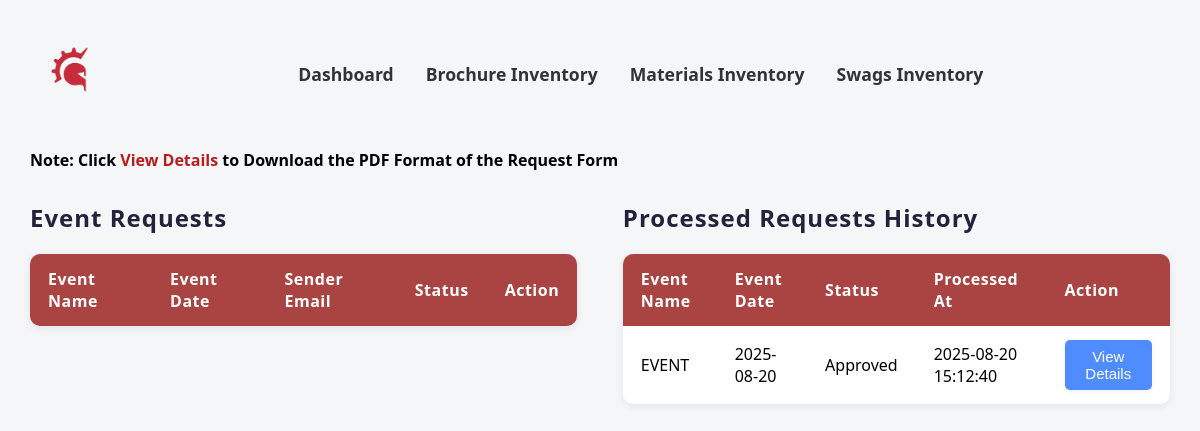
Before: /admin/admin_request.php (signed in) with the older database file.
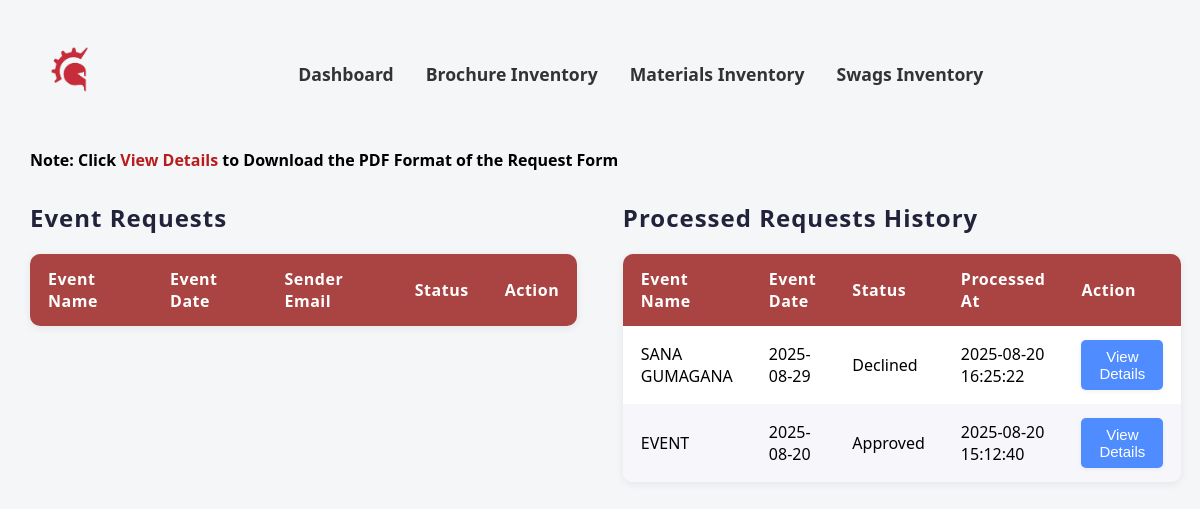
After: the same page with the newer database file.
### tables this page shows
CREATE TABLE `event_form_history` (
  `event_form_id` int(11) NOT NULL,
  `event_name` varchar(255) DEFAULT NULL,
  `event_title` varchar(255) DEFAULT NULL,
  `event_date` date DEFAULT NULL,
  `sender_email` varchar(255) DEFAULT NULL,
  `date_time_ingress` datetime DEFAULT NULL,
  `date_time_egress` datetime DEFAULT NULL,
  `place` varchar(255) DEFAULT NULL,
  `location` varchar(255) DEFAULT NULL,
  `sponsorship_budg` enum('Free','Sponsorship','','') NOT NULL,
  `target_audience` varchar(255) DEFAULT NULL,
  `number_audience` int(11) DEFAULT NULL,
  `set_up` varchar(255) DEFAULT NULL,
  `booth_size` varchar(255) DEFAULT NULL,
  `booth_inclusion` varchar(255) DEFAULT NULL,
  `number_tables` int(11) DEFAULT NULL,
  `number_chairs` int(11) DEFAULT NULL,
  `speaking_slot` varchar(255) DEFAULT NULL,
  `date_time` datetime DEFAULT NULL,
  `program_target` varchar(255) DEFAULT NULL,
  `technical_team` varchar(255) DEFAULT NULL,
  `trainer_needed` varchar(255) DEFAULT NULL,
  `ready_to_use` varchar(255) DEFAULT NULL,
  `provide_materials` varchar(255) DEFAULT NULL,
  `created_at` datetime DEFAULT NULL,
  `request_status` varchar(50) DEFAULT NULL,
  `processed_at` datetime DEFAULT NULL,
  `user_id` int(11) DEFAULT NULL,
  `request_mats` int(11) DEFAULT NULL
);

### admin/admin_request.php (the view, shortened to what this page needs)
<?php
$connection = CONNECTIVITY();
function fetch_requested_materials($connection, $mat_id) {
    $materials = [];
    if ($mat_id) {
        $stmt = mysqli_prepare($connection, "SELECT * FROM material_request_form WHERE request_mats = ?");
        mysqli_stmt_bind_param($stmt, "i", $mat_id);
        mysqli_stmt_execute($stmt);
        $mat_result = mysqli_stmt_get_result($stmt);
        while ($mat_row = mysqli_fetch_assoc($mat_result)) {
            $materials[] = [
                'Brochure' => [
                    'name' => $mat_row['name_brochures'],
                    'qty' => $mat_row['brochure_quantity']
                ],
                'Swag' => [
                    'name' => $mat_row['name_swag'],
                    'qty' => $mat_row['swag_quantity']
                ],
                'Marketing Material' => [
                    'name' => $mat_row['name_material'],
                    'qty' => $mat_row['material_quantity']
                ]
            ];
        }
    }
    return $materials;
}
$history_per_page = 10;
$history_page = isset($_GET['history_page']) ? max(1, intval($_GET['history_page'])) : 1;
$history_offset = ($history_page - 1) * $history_per_page;
$history_query = "SELECT h.event_form_id, h.event_name, h.event_title, h.event_date,
    COALESCE(h.sender_email, u.email) AS sender_email,
    h.date_time_ingress, h.date_time_egress, h.place, h.location, h.sponsorship_budg,
    h.target_audience, h.number_audience, h.set_up, h.booth_size, h.booth_inclusion,
    h.number_tables, h.number_chairs, h.speaking_slot, h.date_time, h.program_target,
    h.technical_team, h.trainer_needed, h.ready_to_use, h.provide_materials,
    h.created_at, h.user_id, h.request_mats, h.request_status, h.processed_at
    FROM event_form_history h
    LEFT JOIN users u ON h.user_id = u.user_id
    ORDER BY h.processed_at DESC LIMIT ? OFFSET ?";
$stmt = mysqli_prepare($connection, $history_query);
mysqli_stmt_bind_param($stmt, "ii", $history_per_page, $history_offset);
mysqli_stmt_execute($stmt);
$history_result = mysqli_stmt_get_result($stmt);
$history_requests = [];
while ($row = mysqli_fetch_assoc($history_result)) {
    $row['requested_materials'] = fetch_requested_materials($connection, intval($row['request_mats']));
    $history_requests[] = $row;
}
?>
<!DOCTYPE html>
<html lang="en">
<head>
    <link rel="stylesheet" href="../CSS/admin_request.css">
</head>
<body>
    <nav>
        <a href="admin.php"><img src="../images/images__1_-removebg-preview.png" alt="Company Logo"></a>
        <div class="nav-container">
            <a href="admin.php">Dashboard</a>
            <a href="brochure_inventory.php">Brochure Inventory</a>
            <a href="marketing_inventory.php">Materials Inventory</a>
            <a href="swags_inventory.php">Swags Inventory</a>
        </div>
    </nav>
      <h4>Note: Click <span style="color:#b91c1c;">View Details</span> to Download the PDF Format of the Request Form</h4>
    <div class="tables-flex">
        <div class="table-container">
            <h2>Event Requests</h2>
            <table>
                <thead>
                    <tr>
                        <th>Event Name</th>
                        <th>Event Date</th>
                        <th>Sender Email</th>
                        <th>Status</th>
                        <th>Action</th>
                    </tr>
                </thead>
            </table>
        </div>
        <div class="table-container">
            <h2>Processed Requests History</h2>
            <table>
                <thead>
                    <tr>
                        <th>Event Name</th>
                        <th>Event Date</th>
                        <th>Status</th>
                        <th>Processed At</th>
                        <th>Action</th>
                    </tr>
                </thead>
                <tbody>
                <?php foreach($history_requests as $row): ?>
                    <tr>
                        <td><?= htmlspecialchars($row['event_name']); ?></td>
                        <td><?= htmlspecialchars($row['event_date']); ?></td>
                        <td><?= htmlspecialchars($row['request_status']); ?></td>
                        <td><?= htmlspecialchars($row['processed_at']); ?></td>
                        <td>
                            <button
                                class="view-request"
                                data-request='<?= json_encode($row, JSON_HEX_TAG | JSON_HEX_APOS | JSON_HEX_QUOT | JSON_HEX_AMP); ?>'
                                data-materials='<?= json_encode($row['requested_materials'], JSON_HEX_TAG | JSON_HEX_APOS | JSON_HEX_QUOT | JSON_HEX_AMP); ?>'
                            >View Details</button>
                        </td>
                    </tr>
                <?php endforeach; ?>
                </tbody>
            </table>
    </div>
</body>
</html>

### CSS/admin_request.css (style rules this page uses)
body { font-family: 'Segoe UI', Arial, sans-serif; background: #f4f6f8; margin: 0; padding: 30px; }
nav { padding: 16px 0; margin-bottom: 32px; display: grid; grid-template-columns: auto 1fr; align-items: center; gap: 20px; }
.nav-container { display: flex; justify-content: center; gap: 32px; width: 100%; }
nav img { height: 50px; margin-left: 20px; }
nav a { color: #333; text-decoration: none; font-weight: 600; font-size: 1.1rem; }
h2 { text-align: left; margin-top: 0; color: #22223b; letter-spacing: 1px; }
.tables-flex { display: flex; justify-content: space-between; align-items: flex-start; gap: 24px; width: 100%; margin-top: 30px; }
.table-container { width: 48%; }
table { border-collapse: collapse; width: 100%; margin: 0; background: #fff; box-shadow: 0 2px 8px rgba(34,34,59,0.08); border-radius: 10px; overflow: hidden; }
th, td { border: none; padding: 14px 18px; text-align: left; }
th { background: #a94442; color: #fff; font-weight: 600; letter-spacing: 0.5px; }
tr:nth-child(even) { background: #f7f7fb; }
button { background: #4f8cff; color: #fff; border: none; border-radius: 5px; padding: 8px 18px; font-size: 15px; cursor: pointer; transition: background 0.2s, box-shadow 0.2s; box-shadow: 0 1px 4px rgba(34,34,59,0.07); }

Changed rows visible on the page:
added event_form_history: event_name "SANA GUMAGANA", event_date "2025-08-29", request_status "Declined", processed_at "2025-08-20 16:25:22"
